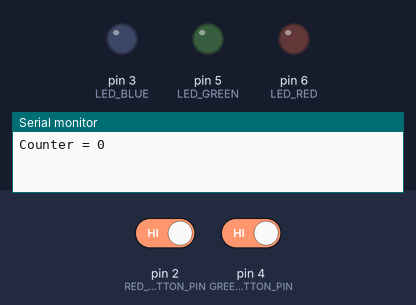
A sketch run on a simulated Arduino Uno, built with avr-gcc and run on an emulated ATmega328P. Shown: output pins drawn as LEDs (lit = HIGH), the last lines printed to the serial monitor. The inputs (shaded band) are chosen by the test bench; at power-on: pin 2 (RED_BUTTON_PIN) HIGH, pin 4 (GREEN_BUTTON_PIN) HIGH.

Above: at 1.2 s.
1.3 s: pin 2 (RED_BUTTON_PIN) driven LOW and pin 4 (GREEN_BUTTON_PIN) driven LOW
At 1.52 s:
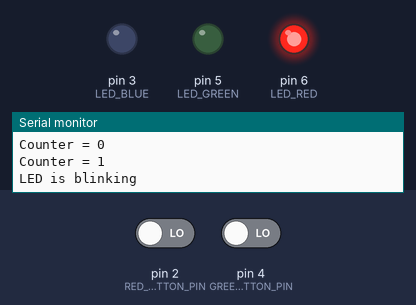
Timing chart, 0 to 4.3 s (numbered marks = the images above; inputs shaded):
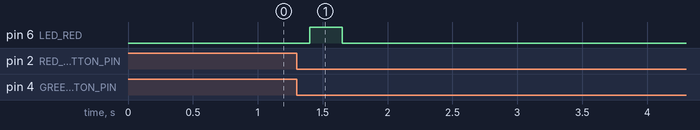

The sketch:

2.1.ino
```cpp
// Imię i Nazwisko: Lukasz Gajerski
// Grupa: Czwartek 11:15
// Zadanie: 2.1 Licznik na dwa przyciski

#define RED_BUTTON_PIN 2
#define GREEN_BUTTON_PIN 4
#define DELAY_FOR_BTN_BOUNCING 50
#define LED_RED 6
#define LED_GREEN 5
#define LED_BLUE 3
#define BLINK_DELAY 250

bool lastRedBtnState = HIGH;
bool lastGreenBtnState = HIGH;
int count = 0;
int ledBlinkCount = 0;

void setup() {
  Serial.begin(9600);
  pinMode(RED_BUTTON_PIN, INPUT_PULLUP);
  pinMode(GREEN_BUTTON_PIN, INPUT_PULLUP);
  pinMode(LED_RED, OUTPUT);
  pinMode(LED_GREEN, OUTPUT);
  pinMode(LED_BLUE, OUTPUT);
  printCounterStatus();
}

void loop() {
  if (needToBlinkLed())
    blinkLed(LED_RED, BLINK_DELAY);
  else if (buttonIsPressed(RED_BUTTON_PIN, lastRedBtnState)) {
    doRedButtonPressedAction();
    if (buttonIsPressed(GREEN_BUTTON_PIN, lastGreenBtnState)) {
      doGreenButtonPressedAction();
      doBothButtonsPressedAction();
    }
  }
  else if (buttonIsPressed(GREEN_BUTTON_PIN, lastGreenBtnState)) {
    doGreenButtonPressedAction();
    if (buttonIsPressed(RED_BUTTON_PIN, lastRedBtnState)) {
      doRedButtonPressedAction();
      doBothButtonsPressedAction();
    }
  }
}

bool needToBlinkLed() {
  return ledBlinkCount > 0;
}

void blinkLed(int ledPin, int blinkDelayTime) {
  digitalWrite(ledPin, HIGH);
  delay(blinkDelayTime);
  digitalWrite(ledPin, LOW);
  delay(blinkDelayTime);
  ledBlinkCount--;
}

bool buttonIsPressed(int buttonPin, bool & lastBtnState) {
  bool currentBtnState = digitalRead(buttonPin);

  if (lastBtnState != currentBtnState) {  //is slope running or falling
    lastBtnState = currentBtnState;

    if (currentBtnState == LOW) {  //is pressed
      delay(DELAY_FOR_BTN_BOUNCING);
      return (digitalRead(buttonPin) == LOW);   //is still pressed
    }
  }
  return false;
}

void doRedButtonPressedAction() {
  if (count > 0) {
    count--;
    printCounterStatus();
  }
}
void doGreenButtonPressedAction() {
  count++;
  printCounterStatus();
}

void printCounterStatus() {
  Serial.print("Counter = ");
  Serial.println(count);
}

void doBothButtonsPressedAction() {
  ledBlinkCount = count;
  Serial.println("LED is blinking");
}
```

Measured:
- after the input at 1.3 s, pin 6 (LED_RED): LOW → HIGH after 0.10 s, → LOW 0.25 s later
